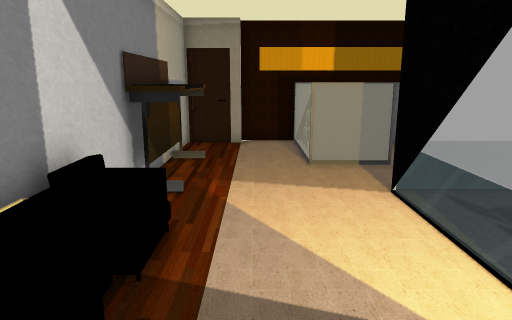
View 1 (above)

16 first-person views from a walk through a 3-D level made in the Unity game engine. The camera is 1.3 m above the floor, tilts 12° down and sees 70° across. Doors are open. The floor is counted in squares, 0.5 m on a side. Each view is taken from the middle of a square. On the plan, view 1 faces up. The plan holds only what a view shows up to about 20 squares ahead; the rest is blank. The place goes on beyond the plan. The player is left out. Some surface patterns are stand-ins.

View 2
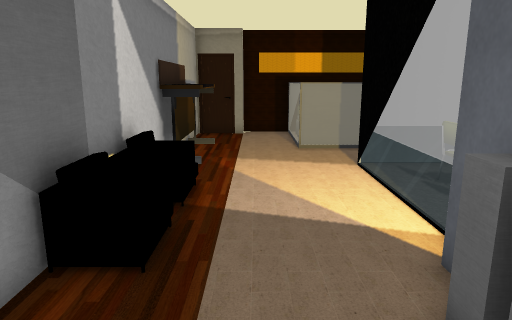

View 3
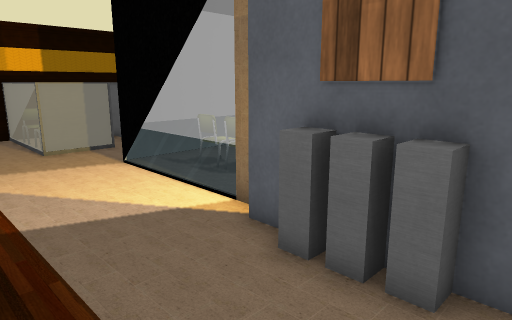

View 4
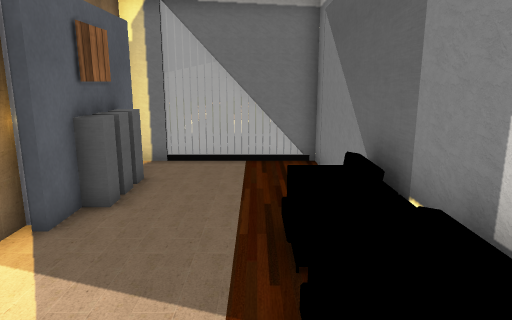

View 5
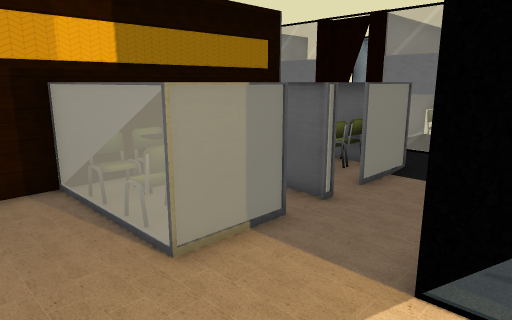

View 6
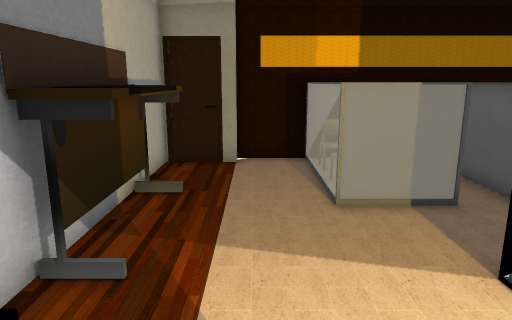

View 7
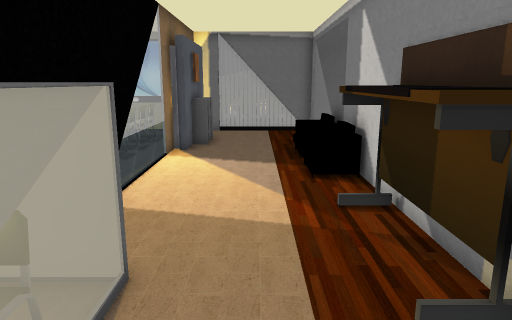

View 8
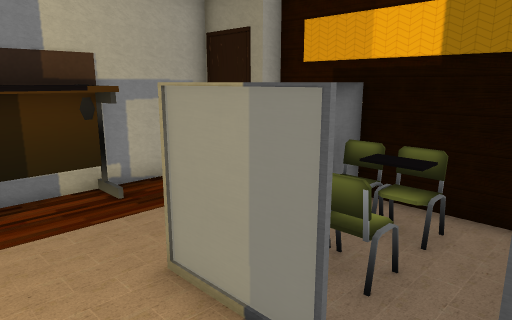

View 9
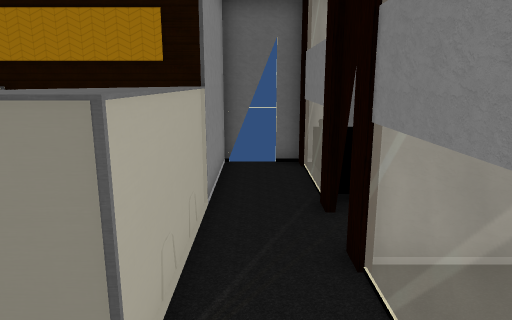

View 10
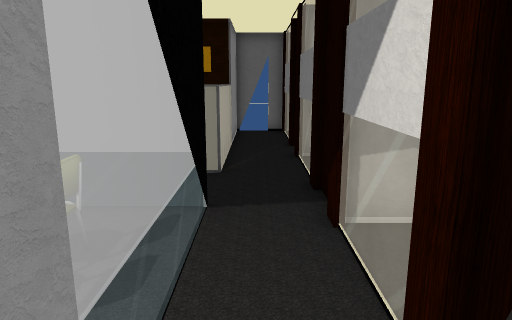

View 11
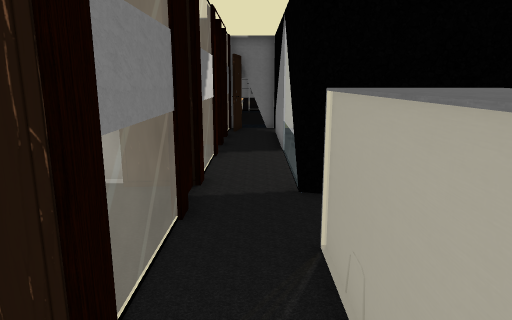

View 12
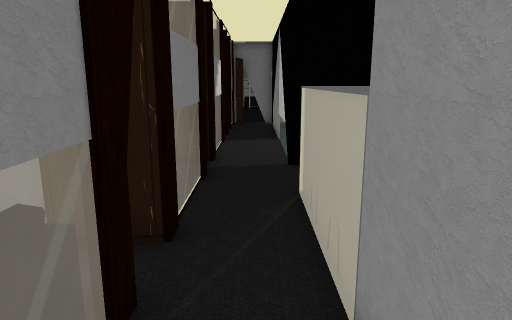

View 13
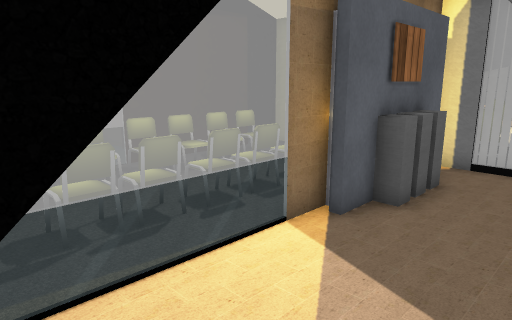

View 14
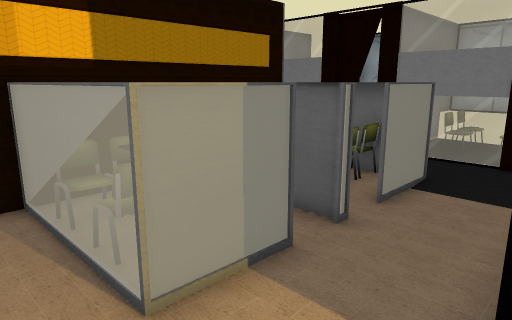

View 15
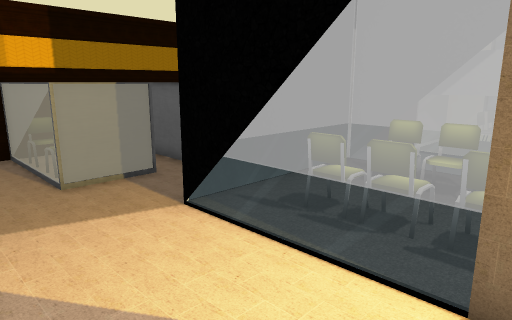

View 16
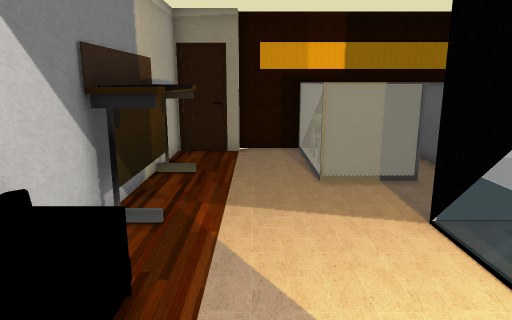

### Floor plan
Key: @ floor where view 1 was taken; # wall or solid block; . floor; D open door; = window, fence, low wall or low ledge; C chair; E desk; S sofa; O other object.
Columns run from 3 left of view 1 to 14 right of it. Each row starts with its distance up from view 1.
 21              DD#
 20              #.#
 19              #.#
 18              #.#
 17   ############.##
 16 ###..#C=.   C=.##
 15 #....=.O.=  #=..#
 14 #....# ..=  #=.##
 13 #E...##O.=#=#=.##
 12 #E...##=.=###=.#
 11 #E...## .   ##.##
 10 #E.............##
  9 #E..............#
  8 #E....########. #
  7 #.....#      #.##
  6 #O....#      #.#
  5 SO....#      #.##
  4  O....#      #.##
  3 #O....#      #..#
  2 #O....#      #..##
  1 #....O#      #..
  0 #..@.O#      #..
 -1 #....O#      #.#
 -2 #....O#      #.#
 -3 #.....#      #.#
 -4 #######      #

Positions as (right, up) in squares from view 1, and headings:
1: (0, 0), facing up
2: (0, -3), facing up
3: (-2, -3), facing up-right
4: (-1, 8), facing down
5: (-1, 7), facing up-right
6: (0, 4), facing up
7: (0, 16), facing down
8: (6, 9), facing up-left
9: (11, 9), facing up
10: (11, 1), facing up
11: (11, 17), facing down
12: (11, 20), facing down
13: (-1, 8), facing down-right
14: (0, 8), facing up-right
15: (-1, 2), facing up-right
16: (0, 2), facing up
